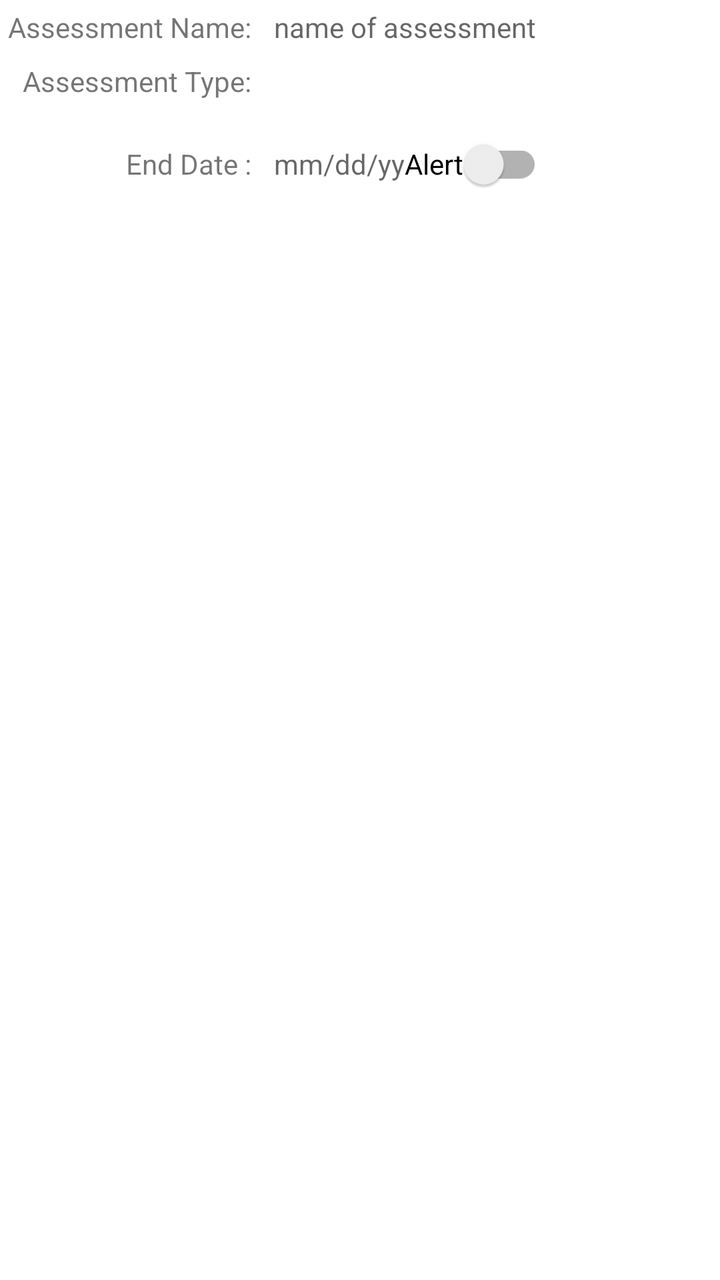
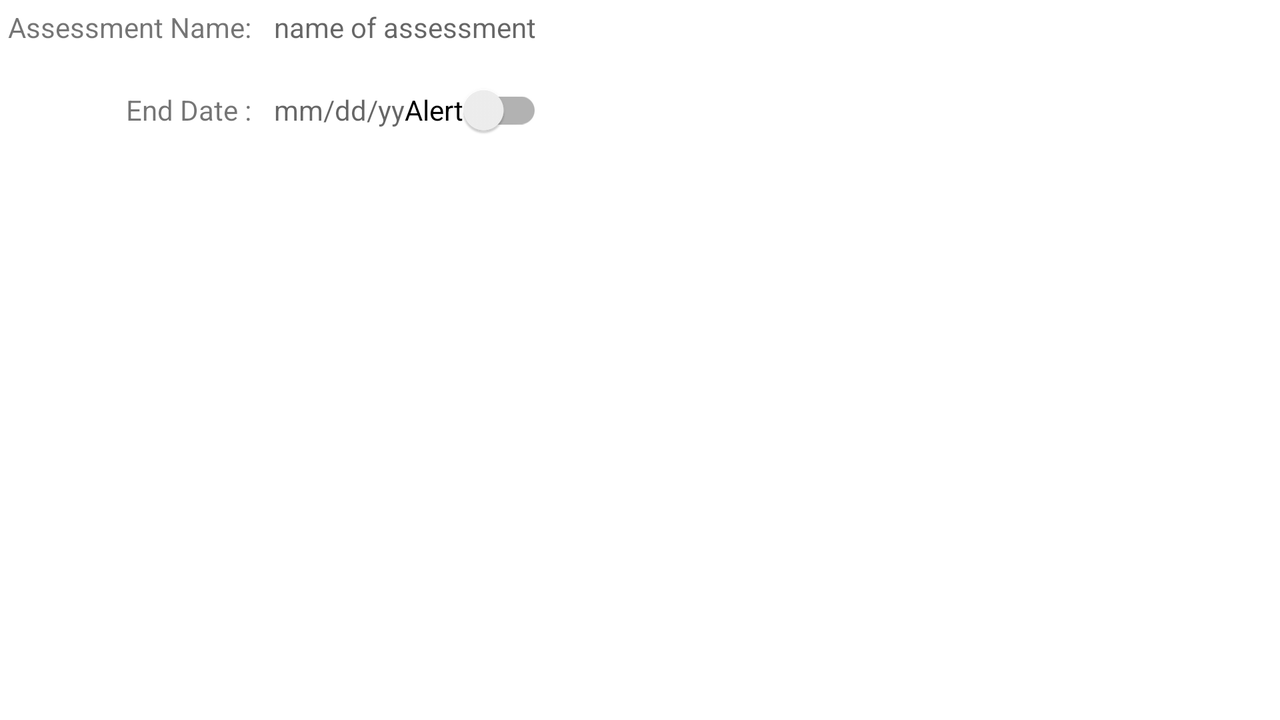

One screen, two layout resources from the same app: the default and the repository's alternative for another configuration. Each is rendered where Android would select it; the XML of both is given below.
<!-- AndroidManifest.xml: application theme Theme.C196_TermTracker -->
<!-- res/layout/fragment_assessment_details.xml -->
<?xml version="1.0" encoding="utf-8"?>
<RelativeLayout xmlns:android="http://schemas.android.com/apk/res/android"
             xmlns:tools="http://schemas.android.com/tools"
             android:layout_width="match_parent"
             android:layout_height="match_parent" xmlns:app="http://schemas.android.com/apk/res-auto"
             tools:context=".UI.FragmentAssessmentDetails" android:background="@color/white">

    
    <ScrollView
            android:id="@+id/scrollview"
            android:layout_width="409dp"
            android:layout_height="match_parent"
            tools:layout_editor_absoluteY="1dp"
            tools:layout_editor_absoluteX="1dp"
            app:layout_constraintTop_toTopOf="parent"
            app:layout_constraintLeft_toLeftOf="parent"
    >
            <GridLayout
                    android:layout_width="match_parent"
                    android:layout_height="wrap_content"
                    android:useDefaultMargins="true"
                    android:columnCount="4"
            >
                <TextView
                        android:text="Assessment Name: "
                        android:layout_column="1"
                        android:layout_gravity="end|center_vertical"
                />
                <TextView
                        android:id="@+id/eAssessmentName"
                        android:hint="name of assessment"
                        android:layout_gravity="fill_horizontal"
                />
                <TextView
                        android:text="Assessment Type: "
                        android:layout_column="1"
                        android:layout_gravity="end|center_vertical"
                />
                <TextView
                        android:id="@+id/eAssessmentType"
                        android:layout_gravity="fill_horizontal"
                />
                <TextView
                        android:text="End Date : "
                        android:layout_column="1"
                        android:layout_gravity="end|center_vertical"
                />
                <LinearLayout
                        android:orientation="horizontal"
                        android:layout_width="wrap_content"
                        android:layout_height="wrap_content"
                        android:layout_column="2">
                    <TextView
                            android:layout_width="wrap_content"
                            android:layout_height="wrap_content"
                            android:id="@+id/eAssessmentEnd"
                            android:hint="mm/dd/yy"
                    />
                    <androidx.appcompat.widget.SwitchCompat
                            android:layout_width="wrap_content"
                            android:layout_height="wrap_content"
                            android:checked="false"
                            android:id="@+id/alertAssessmentEnd"
                            android:text="Alert"/>
                </LinearLayout>
            </GridLayout>
    </ScrollView>


</RelativeLayout>
<!-- resources referenced by this layout -->
<resources>
  <style name="Theme.C196_TermTracker" parent="Theme.MaterialComponents.DayNight.DarkActionBar">
          
          <item name="colorPrimary">@color/purple_500</item>
          <item name="colorPrimaryVariant">@color/purple_700</item>
          <item name="colorOnPrimary">@color/white</item>
          
          <item name="colorSecondary">@color/teal_200</item>
          <item name="colorSecondaryVariant">@color/teal_700</item>
          <item name="colorOnSecondary">@color/black</item>
          
          <item name="android:statusBarColor" tools:targetApi="l">?attr/colorPrimaryVariant</item>
          
      </style>
</resources>
<!-- res/layout-land/fragment_assessment_details.xml (the repository's variant of the layout above) -->
<!-- drawn on the phone turned sideways -->
<?xml version="1.0" encoding="utf-8"?>
<RelativeLayout xmlns:android="http://schemas.android.com/apk/res/android"
             xmlns:tools="http://schemas.android.com/tools"
             android:layout_width="match_parent"
             android:layout_height="match_parent" xmlns:app="http://schemas.android.com/apk/res-auto"
             tools:context=".UI.FragmentAssessmentDetails" android:background="@color/white">

    
    <ScrollView
            android:id="@+id/scrollview"
            android:layout_width="409dp"
            android:layout_height="match_parent"
            tools:layout_editor_absoluteY="1dp"
            tools:layout_editor_absoluteX="1dp"
            app:layout_constraintTop_toTopOf="parent"
            app:layout_constraintLeft_toLeftOf="parent"
    >
        <GridLayout
                android:layout_width="match_parent"
                android:layout_height="wrap_content"
                android:useDefaultMargins="true"
                android:columnCount="4"
        >
            <TextView
                    android:text="Assessment Name: "
                    android:layout_column="1"
                    android:layout_gravity="end|center_vertical"
            />
            <TextView
                    android:id="@+id/eAssessmentName"
                    android:hint="name of assessment"
                    android:layout_gravity="fill_horizontal"
            />
            <TextView
                    android:text="End Date : "
                    android:layout_column="1"
                    android:layout_gravity="end|center_vertical"
            />
            <LinearLayout
                    android:orientation="horizontal"
                    android:layout_width="wrap_content"
                    android:layout_height="wrap_content"
                    android:layout_column="2">
                <TextView
                        android:layout_width="wrap_content"
                        android:layout_height="wrap_content"
                        android:id="@+id/eAssessmentEnd"
                        android:hint="mm/dd/yy"
                />
                <androidx.appcompat.widget.SwitchCompat
                        android:layout_width="wrap_content"
                        android:layout_height="wrap_content"
                        android:checked="false"
                        android:id="@+id/alertAssessmentEnd"
                        android:text="Alert"/>
            </LinearLayout>
        </GridLayout>
    </ScrollView>


</RelativeLayout>
